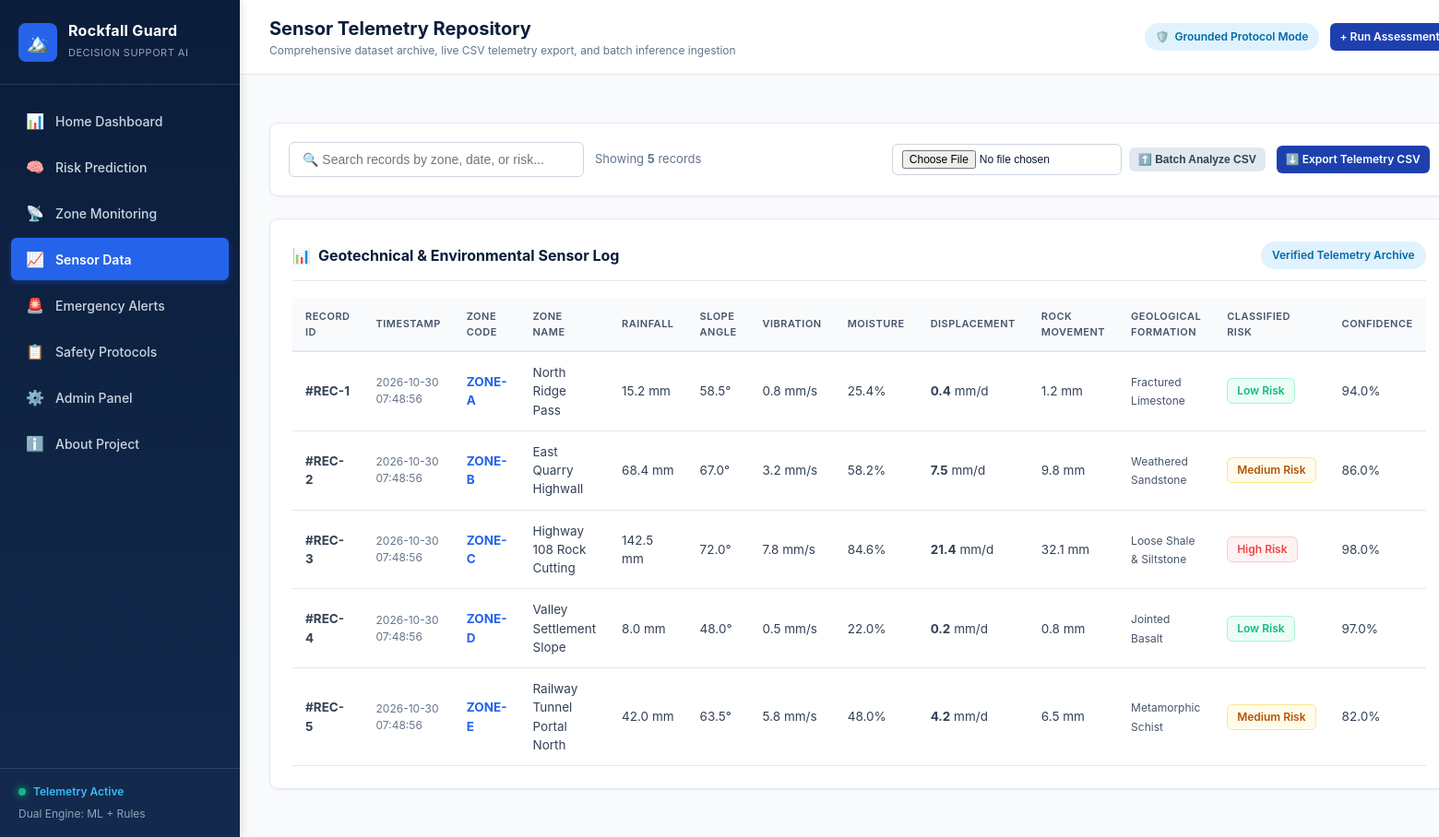
The app's page /sensor-data with its own data.
### tables this page shows
CREATE TABLE sensor_readings (
            id INTEGER PRIMARY KEY AUTOINCREMENT,
            zone_id INTEGER NOT NULL,
            rainfall_mm REAL NOT NULL,
            slope_angle_deg REAL NOT NULL,
            vibration_intensity REAL NOT NULL,
            soil_moisture_pct REAL NOT NULL,
            displacement_rate_mm_day REAL NOT NULL,
            rock_movement_mm REAL NOT NULL,
            geological_condition TEXT NOT NULL,
            predicted_risk TEXT,
            confidence_score REAL,
            is_extreme_alert INTEGER DEFAULT 0,
            timestamp TIMESTAMP DEFAULT CURRENT_TIMESTAMP,
            FOREIGN KEY (zone_id) REFERENCES zones(id) ON DELETE CASCADE
        );

CREATE TABLE zones (
            id INTEGER PRIMARY KEY AUTOINCREMENT,
            zone_code TEXT UNIQUE NOT NULL,
            name TEXT NOT NULL,
            location TEXT NOT NULL,
            rock_type TEXT NOT NULL,
            slope_angle_deg REAL NOT NULL,
            current_risk TEXT DEFAULT 'Low Risk',
            last_updated TIMESTAMP DEFAULT CURRENT_TIMESTAMP
        );

### app.py (the view)
@app.route('/sensor-data')
def sensor_data():
    conn = get_db_connection()
    cursor = conn.cursor()
    cursor.execute('''
        SELECT r.*, z.name as zone_name, z.zone_code
        FROM sensor_readings r
        JOIN zones z ON r.zone_id = z.id
        ORDER BY r.timestamp DESC
    ''')
    readings = [dict(row) for row in cursor.fetchall()]
    conn.close()
    return render_template('sensor_data.html', readings=readings)

### database.py (called while the page is built)
def get_db_connection():
    conn = sqlite3.connect(DB_PATH)
    conn.row_factory = sqlite3.Row
    return conn

### templates/sensor_data.html (shortened to what this page needs)
{% extends "base.html" %}
{% block page_title %}Sensor Telemetry Repository{% endblock %}
{% block page_subtitle %}Comprehensive dataset archive, live CSV telemetry export, and batch inference ingestion{% endblock %}
{% block content %}
<div class="dashboard-card" style="padding: 20px;">
    <div style="display: flex; justify-content: space-between; align-items: center; flex-wrap: wrap; gap: 16px;">
        <div style="display: flex; gap: 12px; align-items: center;">
            <input type="text" placeholder="🔍 Search records by zone, date, or risk..." data-table-search="sensorDataTable" class="form-control" style="width: 320px;">
            <span style="font-size: 13px; color: #64748b;">Showing <strong>{{ readings | length }}</strong> records</span>
        </div>
        <div style="display: flex; gap: 12px; align-items: center;">
            <form method="POST" action="{{ url_for('upload_sensor_csv') }}" enctype="multipart/form-data" style="display: flex; gap: 8px; align-items: center;">
                <input type="file" name="dataset_file" accept=".csv" required class="form-control" style="padding: 6px 10px; font-size: 12px;">
                <button type="submit" class="btn btn-secondary btn-sm">⬆️ Batch Analyze CSV</button>
            </form>
            <a href="{{ url_for('download_sensor_csv') }}" class="btn btn-primary btn-sm">
                ⬇️ Export Telemetry CSV
            </a>
        </div>
    </div>
</div>
<div class="dashboard-card">
    <div class="card-header-flex">
        <h3 class="card-title"><span>📊</span> Geotechnical & Environmental Sensor Log</h3>
        <span class="system-badge">Verified Telemetry Archive</span>
    </div>
    <div class="table-responsive">
        <table class="custom-table" id="sensorDataTable">
            <thead>
                <tr>
                    <th>Record ID</th>
                    <th>Timestamp</th>
                    <th>Zone Code</th>
                    <th>Zone Name</th>
                    <th>Rainfall</th>
                    <th>Slope Angle</th>
                    <th>Vibration</th>
                    <th>Moisture</th>
                    <th>Displacement</th>
                    <th>Rock Movement</th>
                    <th>Geological Formation</th>
                    <th>Classified Risk</th>
                    <th>Confidence</th>
                </tr>
            </thead>
            <tbody>
                {% for r in readings %}
                <tr>
                    <td><strong>#REC-{{ r.id }}</strong></td>
                    <td style="color: #64748b; font-size: 12px;">{{ r.timestamp }}</td>
                    <td><span style="font-weight: 700; color: #2563eb;">{{ r.zone_code }}</span></td>
                    <td>{{ r.zone_name }}</td>
                    <td>{{ r.rainfall_mm }} mm</td>
                    <td>{{ r.slope_angle_deg }}°</td>
                    <td>{{ r.vibration_intensity }} mm/s</td>
                    <td>{{ r.soil_moisture_pct }}%</td>
                    <td><strong>{{ r.displacement_rate_mm_day }}</strong> mm/d</td>
                    <td>{{ r.rock_movement_mm }} mm</td>
                    <td><span style="font-size: 12px; color: #475569;">{{ r.geological_condition }}</span></td>
                    <td>
                        <span class="status-badge {% if r.predicted_risk == 'High Risk' %}badge-high{% elif r.predicted_risk == 'Medium Risk' %}badge-med{% else %}badge-low{% endif %}">
                            {{ r.predicted_risk }}
                        </span>
                    </td>
                    <td>{{ (r.confidence_score * 100) | round(1) }}%</td>
                </tr>
                {% endfor %}
            </tbody>
        </table>
    </div>
</div>
{% endblock %}

### static/css/style.css (style rules this page uses)
:root { --primary-dark: #0b1d3a; --primary-navy: #132a4e; --primary-blue: #1e40af; --primary-light: #3b82f6; --accent-blue: #60a5fa; --risk-low: #10b981; --risk-low-bg: #ecfdf5; --risk-low-border: #a7f3d0; --risk-med: #f59e0b; --risk-med-bg: #fffbeb; --risk-med-border: #fde68a; --risk-high: #ef4444; --risk-high-bg: #fef2f2; --risk-high-border: #fecaca; --risk-critical: #991b1b; --bg-page: #f8fafc; --bg-card: #ffffff; --text-main: #0f172a; --text-muted: #64748b; --border-color: #e2e8f0; --sidebar-width: 260px; }
* { box-sizing: border-box; margin: 0; padding: 0; }
body { font-family: -apple-system, BlinkMacSystemFont, "Segoe UI", Roboto, Oxygen, Ubuntu, Cantarell, "Helvetica Neue", sans-serif; background-color: var(--bg-page); color: var(--text-main); line-height: 1.5; display: flex; min-height: 100vh; }
.system-badge { display: inline-flex; align-items: center; gap: 6px; padding: 6px 12px; font-size: 12px; font-weight: 600; border-radius: 20px; background-color: #e0f2fe; color: #0369a1; }
.badge-low { background-color: var(--risk-low-bg); color: var(--risk-low); border: 1px solid var(--risk-low-border); }
.badge-med { background-color: var(--risk-med-bg); color: #b45309; border: 1px solid var(--risk-med-border); }
.badge-high { background-color: var(--risk-high-bg); color: var(--risk-high); border: 1px solid var(--risk-high-border); }
.status-badge { display: inline-flex; align-items: center; gap: 5px; padding: 4px 10px; border-radius: 6px; font-size: 12px; font-weight: 600; white-space: nowrap; }
.dashboard-card { background: var(--bg-card); border: 1px solid var(--border-color); border-radius: 10px; padding: 24px; margin-bottom: 24px; box-shadow: 0 1px 3px rgba(0, 0, 0, 0.05); }
.card-header-flex { display: flex; justify-content: space-between; align-items: center; margin-bottom: 18px; padding-bottom: 12px; border-bottom: 1px solid var(--border-color); }
.card-title { font-size: 16px; font-weight: 700; color: var(--primary-dark); display: flex; align-items: center; gap: 8px; }
.table-responsive { width: 100%; overflow-x: auto; }
.custom-table { width: 100%; border-collapse: collapse; text-align: left; font-size: 13.5px; }
.custom-table th { background-color: #f8fafc; color: #475569; font-weight: 600; padding: 12px 14px; border-bottom: 2px solid var(--border-color); text-transform: uppercase; font-size: 11px; letter-spacing: 0.5px; }
.custom-table td { padding: 12px 14px; border-bottom: 1px solid var(--border-color); color: #334155; vertical-align: middle; }
.form-control { padding: 10px 14px; border: 1px solid #cbd5e1; border-radius: 6px; font-size: 14px; color: var(--text-main); background-color: #ffffff; transition: border-color 0.2s, box-shadow 0.2s; }
.btn { display: inline-flex; align-items: center; justify-content: center; gap: 8px; padding: 10px 18px; border-radius: 6px; font-size: 13.5px; font-weight: 600; cursor: pointer; border: none; text-decoration: none; transition: all 0.2s ease; }
.btn-primary { background-color: #1e40af; color: #ffffff; }
.btn-secondary { background-color: #e2e8f0; color: #334155; }
.btn-sm { padding: 6px 10px; font-size: 12px; }

### records on screen
sensor_readings: id "1", timestamp "2026-10-30 07:48:56", zone_code "ZONE-A", zone_name "North Ridge Pass", rainfall_mm "15.2", slope_angle_deg "58.5", vibration_intensity "0.8", soil_moisture_pct "25.4", displacement_rate_mm_day "0.4", rock_movement_mm "1.2", geological_condition "Fractured Limestone", predicted_risk "Low Risk", (r.confidence_score*100)|round(1) "94.0"
sensor_readings: id "2", timestamp "2026-10-30 07:48:56", zone_code "ZONE-B", zone_name "East Quarry Highwall", rainfall_mm "68.4", slope_angle_deg "67.0", vibration_intensity "3.2", soil_moisture_pct "58.2", displacement_rate_mm_day "7.5", rock_movement_mm "9.8", geological_condition "Weathered Sandstone", predicted_risk "Medium Risk", (r.confidence_score*100)|round(1) "86.0"
sensor_readings: id "3", timestamp "2026-10-30 07:48:56", zone_code "ZONE-C", zone_name "Highway 108 Rock Cutting", rainfall_mm "142.5", slope_angle_deg "72.0", vibration_intensity "7.8", soil_moisture_pct "84.6", displacement_rate_mm_day "21.4", rock_movement_mm "32.1", geological_condition "Loose Shale & Siltstone", predicted_risk "High Risk", (r.confidence_score*100)|round(1) "98.0"
sensor_readings: id "4", timestamp "2026-10-30 07:48:56", zone_code "ZONE-D", zone_name "Valley Settlement Slope", rainfall_mm "8.0", slope_angle_deg "48.0", vibration_intensity "0.5", soil_moisture_pct "22.0", displacement_rate_mm_day "0.2", rock_movement_mm "0.8", geological_condition "Jointed Basalt", predicted_risk "Low Risk", (r.confidence_score*100)|round(1) "97.0"
sensor_readings: id "5", timestamp "2026-10-30 07:48:56", zone_code "ZONE-E", zone_name "Railway Tunnel Portal North", rainfall_mm "42.0", slope_angle_deg "63.5", vibration_intensity "5.8", soil_moisture_pct "48.0", displacement_rate_mm_day "4.2", rock_movement_mm "6.5", geological_condition "Metamorphic Schist", predicted_risk "Medium Risk", (r.confidence_score*100)|round(1) "82.0"

### other values on screen
{{ readings | length }} "5"
